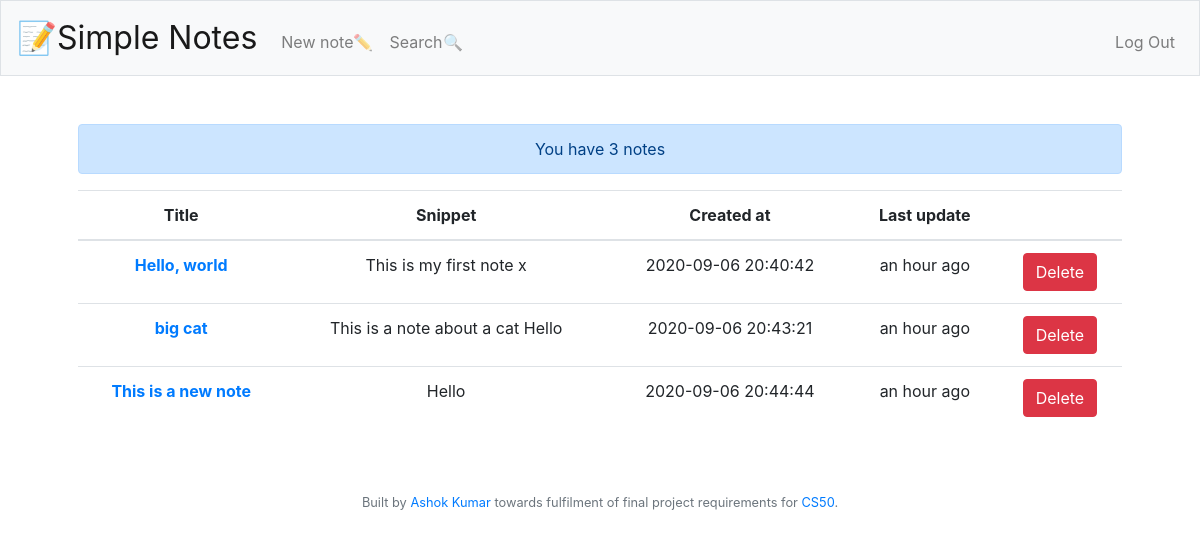
/ (signed in), run on the app's committed database.
### tables this page shows
CREATE TABLE "notes" (
	"note_id"	INTEGER,
	"user_id"	INTEGER,
	"title"	TEXT,
	"body"	BLOB,
	"created_at"	NUMERIC DEFAULT CURRENT_TIMESTAMP,
	"updated_at"	NUMERIC DEFAULT CURRENT_TIMESTAMP,
	PRIMARY KEY("note_id" AUTOINCREMENT)
);

### app.py (the view)
@app.route("/")
@login_required
def index():
    with sqlite3.connect("simplenotes.db") as conn:
        db = conn.cursor()
        data = db.execute("""SELECT note_id, title, body, created_at, updated_at
        FROM notes where user_id = ? order by updated_at desc""", (session["user_id"], )).fetchall()
    return render_template("home.html", data=data)

### app.py (called while the page is built)
@app.after_request
def after_request(response):
    response.headers["Cache-Control"] = "no-cache, no-store, must-revalidate"
    response.headers["Expires"] = 0
    response.headers["Pragma"] = "no-cache"
    return response

### helpers.py (called while the page is built, shortened)
def login_required(f):
    @wraps(f)
    def decorated_function(*args, **kwargs):
        if session.get("user_id") is None:
            return redirect("/login")
        return f(*args, **kwargs)
    return decorated_function

def humanize_ts(timestamp=False):
    now = datetime.utcnow()
    diff = now - datetime.strptime(timestamp, "%Y-%m-%d %H:%M:%S")
    second_diff = diff.seconds
    day_diff = diff.days
    print(diff, now, datetime.strptime(timestamp, "%Y-%m-%d %H:%M:%S"))
    if day_diff < 0:
        return ''
    if day_diff == 0:
        if second_diff < 10:
            return "just now"
        if second_diff < 60:
            return str(int(second_diff)) + " seconds ago"
        if second_diff < 120:
            return "a minute ago"
        if second_diff < 3600:
            return str(int(second_diff / 60)) + " minutes ago"
        if second_diff < 7200:
            return "an hour ago"
        if second_diff < 86400:
            return str(int(second_diff / 3600)) + " hours ago"

### templates/home.html (shortened to what this page needs)
{% extends "layout.html" %}
{% block main %}
<div class="alert alert-primary" role="alert">
    You have {{ data | length }} note{% if data | length != 1 %}s{% endif %}
  </div>
<table class="table">
  <thead>
    <tr>
      <th scope="col">Title</th>
      <th scope="col">Snippet</th>
      <th scope="col">Created at</th>
      <th scope="col">Last update</th>
      <th></th>
    </tr>
  </thead>
  <tbody>
      {% for row in data %}
    <tr>
      <th scope="row"><a href={{ url_for('write', id=row[0]) }}>{{row[1]}}</a></th>
      <td>{{ row[2] | trim | truncate(50) }} </td>
      <td>{{ row[3] }}</td>
      <td>{{ row[4] | humanize_ts }}</td>
      <td>
          <form action="{{ url_for('delete', id=row[0]) }}" method="post">
            <button type="submit" class="btn btn-danger">Delete</button></td>
    </tr>
    {% endfor %}
  </tbody>
</table>
{% endblock %}

### templates/layout.html (shortened to what this page needs)
<!DOCTYPE html>
<html lang="en">
    <head>
        <link href="https://maxcdn.bootstrapcdn.com/bootstrap/4.1.3/css/bootstrap.min.css" rel="stylesheet">
        <link href="/static/styles.css" rel="stylesheet">
    </head>
    <body>
        <nav class="navbar navbar-expand-md navbar-light bg-light border">
            <a class="navbar-brand" href="/"><span>📝Simple Notes</span></a>
            <div class="collapse navbar-collapse" id="navbar">
                {% if session.user_id %}
                    <ul class="navbar-nav mr-auto mt-2">
                        <li class="nav-item"><a class="nav-link" href="/write">New note✏</a></li>
                        <li class="nav-item"><a class="nav-link" href="/search">Search🔍</a></li>
                    </ul>
                    <ul class="navbar-nav ml-auto mt-2">
                        <li class="nav-item"><a class="nav-link" href="/logout">Log Out</a></li>
                    </ul>
                {% else %}
                    <ul class="navbar-nav ml-auto mt-2">
                        <li class="nav-item"><a class="nav-link" href="/register">Register</a></li>
                        <li class="nav-item"><a class="nav-link" href="/login">Log In</a></li>
                    </ul>
                {% endif %}
            </div>
        </nav>
        <main class="container p-5">
            {% block main %}{% endblock %}
        </main>
        <footer class="small text-center text-muted">
            Built by <a href="mailto:ashok.iitb@gmail.com">Ashok Kumar</a> towards fulfilment of final project requirements for <a href="https://cs50.harvard.edu/college/2020/fall/">CS50</a>.
        </footer>
    </body>
</html>

### static/styles.css (style rules this page uses)
nav .navbar-brand { font-size: xx-large; }
main { overflow-x: auto; text-align: center; }

### data on the page
notes: title "Hello, world", body "This is my first note x", created_at "2020-09-06 20:40:42", updated_at "an hour ago"
notes: title "big cat", body "This is a note about a cat Hello", created_at "2020-09-06 20:43:21", updated_at "an hour ago"
notes: title "This is a new note", body "Hello", created_at "2020-09-06 20:44:44", updated_at "an hour ago"

### other printed values
{{ data | length }} "3"
